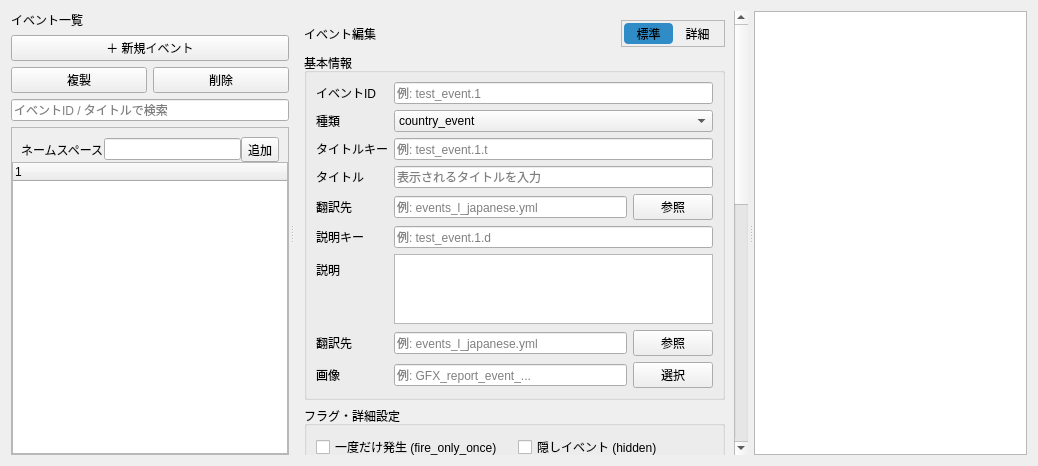
<?xml version="1.0" encoding="UTF-8"?>
<ui version="4.0">
 <class>event_editor</class>
 <widget class="QWidget" name="event_editor">
  <property name="geometry">
   <rect>
    <x>0</x>
    <y>0</y>
    <width>1038</width>
    <height>466</height>
   </rect>
  </property>
  <property name="windowTitle">
   <string>HOI4 Event Editor</string>
  </property>
  <layout class="QHBoxLayout" name="topLevelLayout">
   <item>
    <widget class="QSplitter" name="mainSplitter">
     <property name="orientation">
      <enum>Qt::Orientation::Horizontal</enum>
     </property>
     <property name="handleWidth">
      <number>6</number>
     </property>
     <property name="childrenCollapsible">
      <bool>false</bool>
     </property>
     <widget class="QWidget" name="listAreaContainer">
      <property name="minimumSize">
       <size>
        <width>220</width>
        <height>0</height>
       </size>
      </property>
      <layout class="QVBoxLayout" name="listAreaLayout">
       <item>
        <widget class="QLabel" name="eventListTitle">
         <property name="text">
          <string>イベント一覧</string>
         </property>
        </widget>
       </item>
       <item>
        <widget class="QPushButton" name="newEventButton">
         <property name="text">
          <string>＋ 新規イベント</string>
         </property>
        </widget>
       </item>
       <item>
        <layout class="QHBoxLayout" name="eventActionLayout">
         <item>
          <widget class="QPushButton" name="duplicateEventButton">
           <property name="text">
            <string>複製</string>
           </property>
          </widget>
         </item>
         <item>
          <widget class="QPushButton" name="deleteEventButton">
           <property name="text">
            <string>削除</string>
           </property>
          </widget>
         </item>
        </layout>
       </item>
       <item>
        <widget class="QLineEdit" name="eventSearchEdit">
         <property name="placeholderText">
          <string>イベントID / タイトルで検索</string>
         </property>
        </widget>
       </item>
       <item>
        <widget class="QFrame" name="eventListFrame">
         <property name="minimumSize">
          <size>
           <width>260</width>
           <height>0</height>
          </size>
         </property>
         <property name="maximumSize">
          <size>
           <width>16777215</width>
           <height>16777215</height>
          </size>
         </property>
         <property name="frameShape">
          <enum>QFrame::Shape::StyledPanel</enum>
         </property>
         <layout class="QVBoxLayout" name="eventListLayout">
          <property name="spacing">
           <number>0</number>
          </property>
          <property name="leftMargin">
           <number>0</number>
          </property>
          <property name="topMargin">
           <number>0</number>
          </property>
          <property name="rightMargin">
           <number>0</number>
          </property>
          <property name="bottomMargin">
           <number>0</number>
          </property>
          <item>
           <layout class="QHBoxLayout" name="namespaceLayout">
            <property name="leftMargin">
             <number>9</number>
            </property>
            <property name="topMargin">
             <number>9</number>
            </property>
            <property name="rightMargin">
             <number>9</number>
            </property>
            <item>
             <widget class="QLabel" name="namespaceLabel">
              <property name="text">
               <string>ネームスペース</string>
              </property>
             </widget>
            </item>
            <item>
             <widget class="QLineEdit" name="namespaceEdit"/>
            </item>
            <item>
             <widget class="QToolButton" name="btnAddNamespace">
              <property name="text">
               <string>追加</string>
              </property>
             </widget>
            </item>
           </layout>
          </item>
          <item>
           <widget class="QTreeWidget" name="eventTreeWidget"/>
          </item>
         </layout>
        </widget>
       </item>
      </layout>
     </widget>
     <widget class="QScrollArea" name="editorScrollArea">
      <property name="frameShape">
       <enum>QFrame::Shape::NoFrame</enum>
      </property>
      <property name="horizontalScrollBarPolicy">
       <enum>Qt::ScrollBarPolicy::ScrollBarAlwaysOff</enum>
      </property>
      <property name="widgetResizable">
       <bool>true</bool>
      </property>
      <widget class="QWidget" name="editorScrollContents">
       <property name="geometry">
        <rect>
         <x>0</x>
         <y>0</y>
         <width>440</width>
         <height>968</height>
        </rect>
       </property>
       <layout class="QVBoxLayout" name="editorLayout">
        <item>
         <layout class="QHBoxLayout" name="editorHeaderLayout">
          <item>
           <widget class="QLabel" name="editorTitle">
            <property name="sizePolicy">
             <sizepolicy hsizetype="Expanding" vsizetype="Preferred">
              <horstretch>0</horstretch>
              <verstretch>0</verstretch>
             </sizepolicy>
            </property>
            <property name="text">
             <string>イベント編集</string>
            </property>
           </widget>
          </item>
          <item>
           <widget class="QFrame" name="modeSwitchFrame">
            <property name="styleSheet">
             <string notr="true">QToolButton {
    background: transparent;
    border: none;
    border-radius: 4px;
    padding: 0px 8px;
}

QToolButton:hover {
    background: palette(light);
}

QToolButton:pressed {
    background: palette(mid);
}

QToolButton:checked {
    background: palette(highlight);
}
</string>
            </property>
            <property name="frameShape">
             <enum>QFrame::Shape::StyledPanel</enum>
            </property>
            <property name="frameShadow">
             <enum>QFrame::Shadow::Raised</enum>
            </property>
            <layout class="QHBoxLayout" name="modeSwitchLayout">
             <property name="spacing">
              <number>0</number>
             </property>
             <property name="leftMargin">
              <number>2</number>
             </property>
             <property name="topMargin">
              <number>2</number>
             </property>
             <property name="rightMargin">
              <number>2</number>
             </property>
             <property name="bottomMargin">
              <number>2</number>
             </property>
             <item>
              <widget class="QToolButton" name="standardModeButton">
               <property name="text">
                <string>標準</string>
               </property>
               <property name="checkable">
                <bool>true</bool>
               </property>
               <property name="checked">
                <bool>true</bool>
               </property>
               <attribute name="buttonGroup">
                <string notr="true">modeButtonGroup</string>
               </attribute>
              </widget>
             </item>
             <item>
              <widget class="QToolButton" name="customModeButton">
               <property name="text">
                <string>詳細</string>
               </property>
               <property name="checkable">
                <bool>true</bool>
               </property>
               <attribute name="buttonGroup">
                <string notr="true">modeButtonGroup</string>
               </attribute>
              </widget>
             </item>
            </layout>
           </widget>
          </item>
         </layout>
        </item>
        <item>
         <widget class="QGroupBox" name="basicGroup">
          <property name="title">
           <string>基本情報</string>
          </property>
          <layout class="QFormLayout" name="formLayout">
           <item row="0" column="0">
            <widget class="QLabel" name="eventIdLabel">
             <property name="text">
              <string>イベントID</string>
             </property>
            </widget>
           </item>
           <item row="0" column="1">
            <widget class="QLineEdit" name="eventIdEdit">
             <property name="text">
              <string/>
             </property>
             <property name="placeholderText">
              <string>例: test_event.1</string>
             </property>
            </widget>
           </item>
           <item row="1" column="0">
            <widget class="QLabel" name="eventTypeLabel">
             <property name="text">
              <string>種類</string>
             </property>
            </widget>
           </item>
           <item row="1" column="1">
            <widget class="QComboBox" name="eventTypeCombo">
             <item>
              <property name="text">
               <string>country_event</string>
              </property>
             </item>
             <item>
              <property name="text">
               <string>news_event</string>
              </property>
             </item>
            </widget>
           </item>
           <item row="2" column="0">
            <widget class="QLabel" name="titleKeyLabel">
             <property name="text">
              <string>タイトルキー</string>
             </property>
            </widget>
           </item>
           <item row="2" column="1">
            <widget class="QLineEdit" name="titleKeyEdit">
             <property name="text">
              <string/>
             </property>
             <property name="placeholderText">
              <string>例: test_event.1.t</string>
             </property>
            </widget>
           </item>
           <item row="3" column="0">
            <widget class="QLabel" name="titleTextLabel">
             <property name="text">
              <string>タイトル</string>
             </property>
            </widget>
           </item>
           <item row="3" column="1">
            <widget class="QLineEdit" name="titleTextEdit">
             <property name="text">
              <string/>
             </property>
             <property name="placeholderText">
              <string>表示されるタイトルを入力</string>
             </property>
            </widget>
           </item>
           <item row="4" column="0">
            <widget class="QLabel" name="titleLocFileLabel">
             <property name="text">
              <string>翻訳先</string>
             </property>
            </widget>
           </item>
           <item row="4" column="1">
            <layout class="QHBoxLayout" name="titleLocLayout">
             <item>
              <widget class="QLineEdit" name="titleLocFileEdit">
               <property name="placeholderText">
                <string>例: events_l_japanese.yml</string>
               </property>
              </widget>
             </item>
             <item>
              <widget class="QPushButton" name="titleLocFileBrowseButton">
               <property name="text">
                <string>参照</string>
               </property>
              </widget>
             </item>
            </layout>
           </item>
           <item row="5" column="0">
            <widget class="QLabel" name="descKeyLabel">
             <property name="text">
              <string>説明キー</string>
             </property>
            </widget>
           </item>
           <item row="5" column="1">
            <widget class="QLineEdit" name="descKeyEdit">
             <property name="text">
              <string/>
             </property>
             <property name="placeholderText">
              <string>例: test_event.1.d</string>
             </property>
            </widget>
           </item>
           <item row="6" column="0">
            <widget class="QLabel" name="descLabel">
             <property name="text">
              <string>説明</string>
             </property>
            </widget>
           </item>
           <item row="6" column="1">
            <widget class="QPlainTextEdit" name="descEdit">
             <property name="plainText">
              <string/>
             </property>
             <property name="placeholderText">
              <string>イベントの説明文を入力</string>
             </property>
            </widget>
           </item>
           <item row="7" column="0">
            <widget class="QLabel" name="descLocFileLabel">
             <property name="text">
              <string>翻訳先</string>
             </property>
            </widget>
           </item>
           <item row="7" column="1">
            <layout class="QHBoxLayout" name="descLocLayout">
             <item>
              <widget class="QLineEdit" name="descLocFileEdit">
               <property name="placeholderText">
                <string>例: events_l_japanese.yml</string>
               </property>
              </widget>
             </item>
             <item>
              <widget class="QPushButton" name="descLocFileBrowseButton">
               <property name="text">
                <string>参照</string>
               </property>
              </widget>
             </item>
            </layout>
           </item>
           <item row="8" column="0">
            <widget class="QLabel" name="pictureLabel">
             <property name="text">
              <string>画像</string>
             </property>
            </widget>
           </item>
           <item row="8" column="1">
            <layout class="QHBoxLayout" name="pictureLayout">
             <item>
              <widget class="QLineEdit" name="pictureEdit">
               <property name="text">
                <string/>
               </property>
               <property name="placeholderText">
                <string>例: GFX_report_event_...</string>
               </property>
              </widget>
             </item>
             <item>
              <widget class="QPushButton" name="selectPictureButton">
               <property name="text">
                <string>選択</string>
               </property>
              </widget>
             </item>
            </layout>
           </item>
          </layout>
         </widget>
        </item>
        <item>
         <widget class="QGroupBox" name="flagsGroup">
          <property name="title">
           <string>フラグ・詳細設定</string>
          </property>
          <layout class="QGridLayout" name="flagsLayout">
           <item row="0" column="0">
            <widget class="QCheckBox" name="fireOnlyOnceCheck">
             <property name="text">
              <string>一度だけ発生 (fire_only_once)</string>
             </property>
            </widget>
           </item>
           <item row="0" column="1">
            <widget class="QCheckBox" name="hiddenCheck">
             <property name="text">
              <string>隠しイベント (hidden)</string>
             </property>
            </widget>
           </item>
           <item row="1" column="0">
            <widget class="QCheckBox" name="majorCheck">
             <property name="text">
              <string>主要イベント (major)</string>
             </property>
            </widget>
           </item>
           <item row="1" column="1">
            <widget class="QCheckBox" name="fireForSenderCheck">
             <property name="text">
              <string>送信側に表示 (fire_for_sender)</string>
             </property>
            </widget>
           </item>
           <item row="2" column="0">
            <widget class="QLabel" name="timeoutLabel">
             <property name="text">
              <string>タイムアウト日数 (timeout_days)</string>
             </property>
            </widget>
           </item>
           <item row="2" column="1">
            <widget class="QSpinBox" name="timeoutSpin">
             <property name="suffix">
              <string> 日</string>
             </property>
             <property name="maximum">
              <number>9999</number>
             </property>
            </widget>
           </item>
          </layout>
         </widget>
        </item>
        <item>
         <widget class="QGroupBox" name="triggerMtthGroup">
          <property name="title">
           <string>トリガー・発生設定</string>
          </property>
          <layout class="QFormLayout" name="triggerMtthFormLayout">
           <item row="0" column="0">
            <widget class="QLabel" name="triggerLabel">
             <property name="text">
              <string>条件
trigger</string>
             </property>
            </widget>
           </item>
           <item row="0" column="1">
            <layout class="QVBoxLayout" name="triggerContentLayout">
             <item>
              <layout class="QHBoxLayout" name="triggerTypeLayout">
               <item>
                <widget class="QRadioButton" name="isTriggeredOnlyRadio">
                 <property name="text">
                  <string>自然発生しない
(is_triggered_only)</string>
                 </property>
                 <property name="checked">
                  <bool>true</bool>
                 </property>
                 <attribute name="buttonGroup">
                  <string notr="true">buttonGroup</string>
                 </attribute>
                </widget>
               </item>
               <item>
                <widget class="QRadioButton" name="isStandardTriggerRadio">
                 <property name="text">
                  <string>通常発生（条件判定）</string>
                 </property>
                 <attribute name="buttonGroup">
                  <string notr="true">buttonGroup</string>
                 </attribute>
                </widget>
               </item>
              </layout>
             </item>
             <item>
              <widget class="QPlainTextEdit" name="triggerEdit">
               <property name="plainText">
                <string/>
               </property>
               <property name="placeholderText">
                <string>例: tag = GER
has_war = no</string>
               </property>
              </widget>
             </item>
            </layout>
           </item>
           <item row="1" column="0">
            <widget class="QLabel" name="mtthLabel">
             <property name="toolTip">
              <string>平均発生間隔 (Mean Time To Happen)。条件を満たしてからイベントが発生するまでの平均期間です。days, months, years などで指定し、modifier で確率を補正できます。</string>
             </property>
             <property name="text">
              <string>平均発生間隔
MTTH</string>
             </property>
            </widget>
           </item>
           <item row="1" column="1">
            <widget class="QPlainTextEdit" name="mtthEdit">
             <property name="plainText">
              <string/>
             </property>
             <property name="placeholderText">
              <string>例: days = 30
modifier = {
    factor = 0.5
    has_government = fascism
}</string>
             </property>
            </widget>
           </item>
           <item row="2" column="0">
            <widget class="QLabel" name="immediateLabel">
             <property name="text">
              <string>即時効果
Immediate</string>
             </property>
            </widget>
           </item>
           <item row="2" column="1">
            <widget class="QPlainTextEdit" name="immediateEdit">
             <property name="plainText">
              <string/>
             </property>
             <property name="placeholderText">
              <string>例: set_country_flag = event_fired_flag</string>
             </property>
            </widget>
           </item>
          </layout>
         </widget>
        </item>
        <item>
         <widget class="QGroupBox" name="optionsGroup">
          <property name="title">
           <string>選択肢 Options</string>
          </property>
          <layout class="QVBoxLayout" name="optionsLayout">
           <item>
            <widget class="QPushButton" name="addOptionButton">
             <property name="text">
              <string>＋ 選択肢追加</string>
             </property>
            </widget>
           </item>
          </layout>
         </widget>
        </item>
        <item>
         <widget class="QGroupBox" name="afterGroup">
          <property name="title">
           <string>事後処理 After</string>
          </property>
          <layout class="QFormLayout" name="afterFormLayout">
           <item row="0" column="0">
            <widget class="QLabel" name="afterLabel">
             <property name="text">
              <string>事後処理 (after)</string>
             </property>
            </widget>
           </item>
           <item row="0" column="1">
            <widget class="QPlainTextEdit" name="afterEdit">
             <property name="placeholderText">
              <string>例: clr_country_flag = temporary_flag</string>
             </property>
            </widget>
           </item>
          </layout>
         </widget>
        </item>
        <item>
         <spacer name="editorBottomSpacer">
          <property name="orientation">
           <enum>Qt::Orientation::Vertical</enum>
          </property>
          <property name="sizeHint" stdset="0">
           <size>
            <width>20</width>
            <height>40</height>
           </size>
          </property>
         </spacer>
        </item>
       </layout>
      </widget>
     </widget>
     <widget class="QGraphicsView" name="previewPanel"/>
    </widget>
   </item>
  </layout>
 </widget>
 <resources/>
 <connections/>
 <buttongroups>
  <buttongroup name="buttonGroup"/>
  <buttongroup name="modeButtonGroup"/>
 </buttongroups>
</ui>
